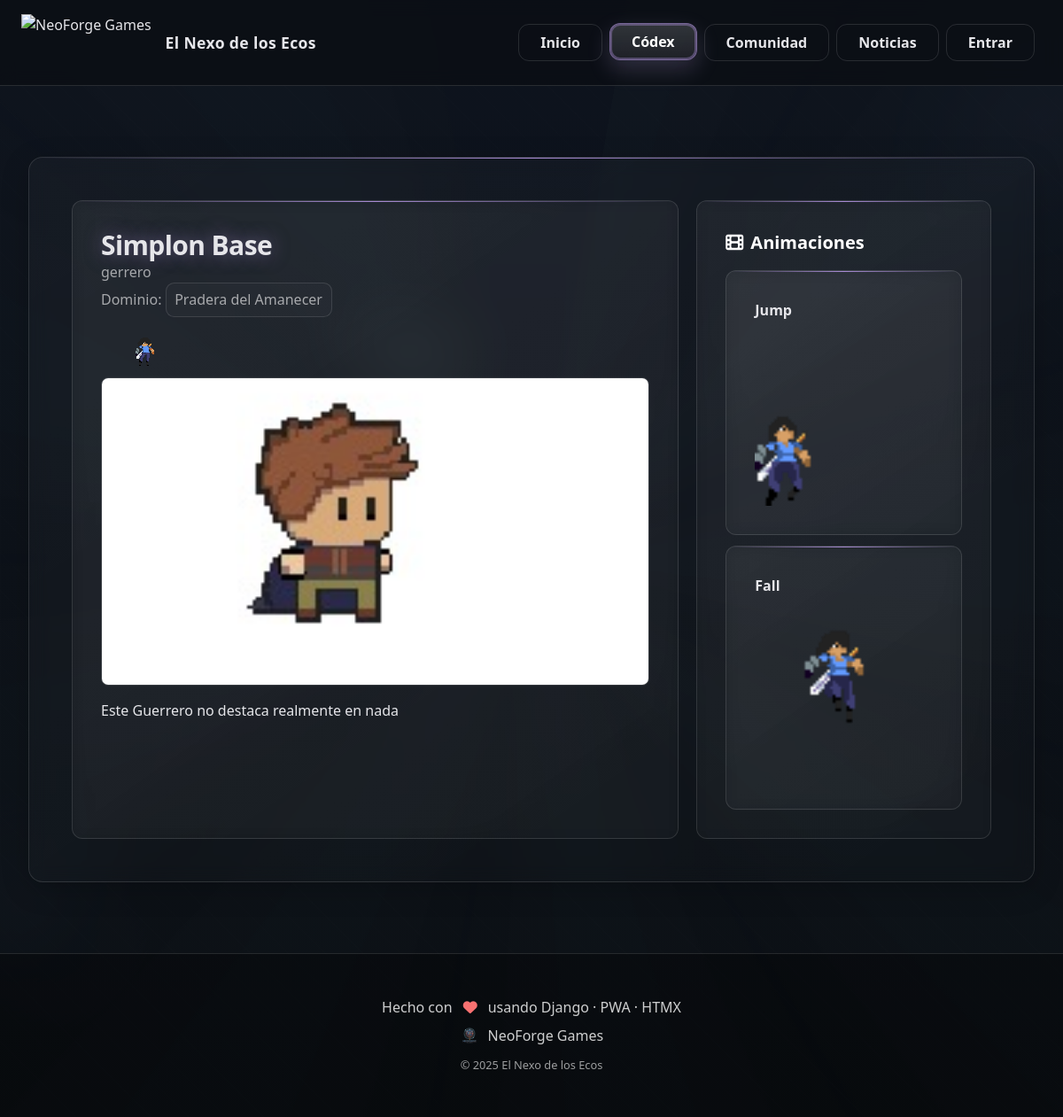
The page /codex/personajes/simplon-base/ on the database its author committed.
### codex/models.py (models this page shows, shortened)
class Character(models.Model):
    name = models.CharField(max_length=120)
    slug = models.SlugField(max_length=160, unique=True)
    role = models.CharField(max_length=120, blank=True, help_text='Clase / rol')
    domain = models.ForeignKey(Domain, on_delete=models.SET_NULL, null=True, blank=True, related_name='characters')
    description = models.TextField(blank=True)
    playable = models.BooleanField(default=False)
    sprite_still = models.ImageField(upload_to=upload_character_image, blank=True, null=True, help_text='Sprite estático')
    sprite_gif = models.FileField(upload_to=upload_character_image, blank=True, null=True, help_text='Animación principal (GIF)')
    sprite_sheet = models.ImageField(upload_to=upload_character_image, blank=True, null=True, help_text='Sprite sheet (opcional)')
    sprite_meta = models.JSONField(blank=True, null=True, help_text='{"frame_w":32,"frame_h":32,"fps":12} (opcional)')
    video_url = models.URLField(blank=True)
    image_full = models.ImageField(upload_to=upload_character_image, blank=True, null=True)
    created = models.DateTimeField(auto_now_add=True)
    class Meta:
        ordering = ['name']
        verbose_name = "Personaje"
        verbose_name_plural = "Personajes"

class Domain(models.Model):
    name = models.CharField(max_length=120)
    slug = models.SlugField(max_length=140, unique=True)
    short_description = models.TextField(blank=True, default="")
    cover_image = models.ImageField(upload_to="codex/domains/", blank=True, null=True)
    banner_image = models.ImageField(upload_to="codex/domains/", blank=True, null=True)
    color = models.CharField(max_length=32, blank=True, default="")      # #hex o var(--*)
    icon = models.CharField(max_length=120, blank=True, default="")       # ej. fa-solid fa-hourglass-half
    video_url = models.URLField(blank=True, null=True)
    order = models.PositiveIntegerField(default=0)
    class Meta:
        ordering = ["order", "name"]
    def get_absolute_url(self):
        return reverse("codex:domain_detail", args=[self.slug])

class CharacterAnimation(models.Model):
    character = models.ForeignKey(Character, related_name='animations', on_delete=models.CASCADE)
    name = models.CharField(max_length=120)
    gif = models.FileField(upload_to=upload_character_media, blank=True, null=True)
    mp4 = models.FileField(upload_to=upload_character_media, blank=True, null=True)
    webm = models.FileField(upload_to=upload_character_media, blank=True, null=True)
    sprite_sheet = models.ImageField(upload_to=upload_character_media, blank=True, null=True)
    sprite_meta = models.JSONField(blank=True, null=True, help_text='{"frame_w":32,"frame_h":32,"fps":12}')
    loop = models.BooleanField(default=True)
    order = models.PositiveIntegerField(default=0)
    class Meta:
        ordering = ['order', 'id']
        verbose_name = "Animación de personaje"
        verbose_name_plural = "Animaciones de personaje"

### codex/views.py (the view)
# urls.py: path('personajes/<slug:slug>/', views.character_detail, name='character_detail'),
def character_detail(request, slug):
    item = get_object_or_404(Character.objects.select_related("domain"), slug=slug)
    return render(request, "codex/character_detail.html", {"item": item})

### templates/codex/character_detail.html (shortened to what this page needs)
{% extends "base.html" %}
{% block content %}
<section class="section">
  <div class="grid lg:grid-cols-3 gap-5">
    <article class="card lg:col-span-2">
      <h1 class="h1-glow text-3xl">{{ item.name }}</h1>
      {% if item.role %}<p class="text-white/60">{{ item.role }}</p>{% endif %}
      {% if item.domain %}<p class="text-white/60">Dominio: <a class="link-soft" href="{{ item.domain.get_absolute_url }}">{{ item.domain.name }}</a></p>{% endif %}
      <div class="mt-3">
        {% if item.sprite_gif %}
          <img src="{{ item.sprite_gif.url }}" alt="" style="max-width:240px">
        {% elif item.sprite_still %}
          <img src="{{ item.sprite_still.url }}" alt="" style="max-width:240px">
        {% endif %}
      </div>
      {% if item.image_full %}
      <div class="mt-3" style="aspect-ratio:16/9;overflow:hidden;border:1px solid var(--line);border-radius:.5rem">
        <img src="{{ item.image_full.url }}" alt="" style="width:100%;height:100%;object-fit:cover">
      </div>
      {% endif %}
      <div class="prose mt-4">{{ item.description|linebreaks }}</div>
    </article>
    <aside class="card">
      <h3 class="card-title"><i class="fa-solid fa-film"></i> Animaciones</h3>
      <div class="space-y-3">
        {% for a in item.animations.all %}
        <div class="card">
          <strong>{{ a.name }}</strong>
          <div class="mt-2">
            {% if a.gif %}
              <img src="{{ a.gif.url }}" alt="" style="width:100%;object-fit:contain">
            {% elif a.mp4 %}
              <video controls style="width:100%;border-radius:.5rem;border:1px solid var(--line)">
                <source src="{{ a.mp4.url }}" type="video/mp4">
                {% if a.webm %}<source src="{{ a.webm.url }}" type="video/webm">{% endif %}
              </video>
            {% elif a.webm %}
              <video controls style="width:100%;border-radius:.5rem;border:1px solid var(--line)">
                <source src="{{ a.webm.url }}" type="video/webm">
              </video>
            {% endif %}
          </div>
        </div>
        {% empty %}
        <p class="text-white/60">No hay animaciones cargadas.</p>
        {% endfor %}
      </div>
    </aside>
  </div>
</section>
{% endblock %}

### static/css/theme.css (style rules this page uses)
:root { --coal:#0b0f14; --ink:#0f1520; --text:#e6e6ea; --line:rgba(255,255,255,.12); --accent:#d2b26a; --brand:#a88bd4; --space-xs:.5rem; --space-sm:1rem; --space-md:1.5rem; --space-lg:2rem; --space-xl:3rem; --radius-sm:.5rem; --radius-md:.75rem; --radius-lg:1rem; --transition-fast:.2s ease; --transition-normal:.3s ease; --transition-slow:.5s ease; }
html[data-domain="niebla"] { --accent:#a88bd4; --brand:#c9b3ee; }
* { box-sizing:border-box; margin:0; padding:0 }
html,body { height:100% }
body { background:var(--coal); color:var(--text); font-family: ui-sans-serif,system-ui,-apple-system,BlinkMacSystemFont,'Segoe UI',Roboto,sans-serif; line-height:1.6; overflow-x:hidden; }
.section { margin:var(--space-xl) 0; padding:var(--space-xl); border-radius:var(--radius-lg); border:1px solid var(--line); background:linear-gradient(145deg,rgba(255,255,255,.03),rgba(255,255,255,.01)); backdrop-filter:blur(10px); box-shadow:0 8px 32px rgba(0,0,0,.2); position:relative; overflow:hidden }
.section::before { content:''; position:absolute; top:0; left:0; right:0; height:1px; background:linear-gradient(90deg,transparent,var(--accent),transparent) }
.card { background:linear-gradient(145deg,rgba(255,255,255,.04),rgba(255,255,255,.02)); padding:var(--space-lg); border-radius:var(--radius-md); border:1px solid var(--line); backdrop-filter:blur(10px); transition:all var(--transition-normal); position:relative; overflow:hidden }
.card::before { content:''; position:absolute; top:0; left:0; right:0; height:1px; background:linear-gradient(90deg,transparent,var(--accent),transparent) }
.card-title { font-size:1.25rem; font-weight:700; color:#fff; margin-bottom:var(--space-sm); display:flex; align-items:center; gap:var(--space-xs) }
.h1-glow { font-weight:800; letter-spacing:-.02em; text-shadow:0 0 20px color-mix(in oklab,var(--accent) 50%,transparent) }
.link-soft { display:inline-flex; align-items:center; gap:.4rem; padding:.4rem .6rem; border-radius:.6rem; border:1px solid rgba(255,255,255,.12); background: rgba(255,255,255,.02); transition: transform var(--transition-fast), border-color var(--transition-fast), background var(--transition-fast); }

### rows shown on the page
Character: name "Simplon Base", role "gerrero", domain.name "Pradera del Amanecer", sprite_gif (picture), image_full (picture), description "Este Guerrero no destaca realmente en nada"
CharacterAnimation: name "Jump", gif (picture)
CharacterAnimation: name "Fall", gif (picture)
